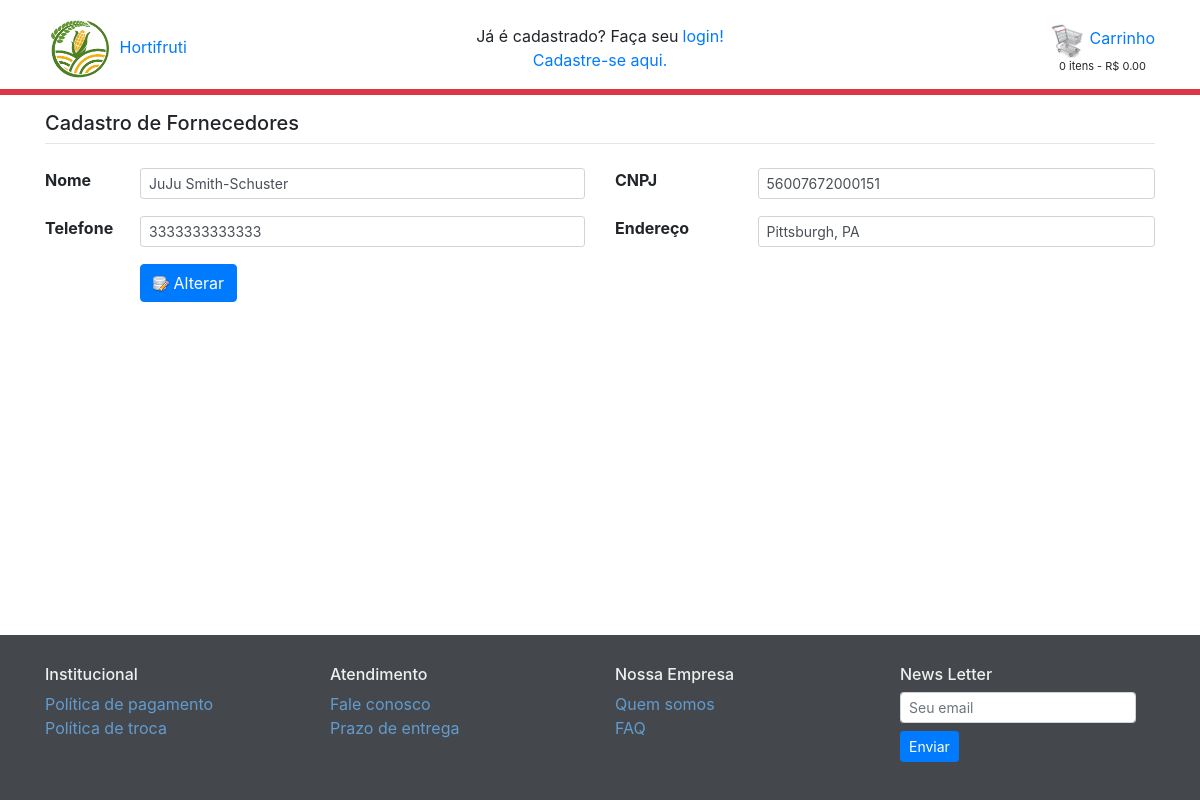
/fornecedor/edita_fornecedor/17, run on the app's committed database.
### fornecedor/models.py (models this page shows, shortened)
class Fornecedor(models.Model):
    cnpj = models.CharField(max_length=18, unique=True)
    nome = models.CharField(max_length=100)
    telefone = models.CharField(max_length=13, unique=True)
    endereco = models.CharField(max_length=120, unique=True)
    class Meta:
        db_table='fornecedor'
        verbose_name_plural = 'fornecedores'

### fornecedor/views.py (the view)
# urls.py: path('edita_fornecedor/<int:id>', views.edita_fornecedor, name='edita_fornecedor'),
def edita_fornecedor(request, id):
    fornecedor = get_object_or_404(Fornecedor, pk=id)
    fornecedor_form = FornecedorForm(instance=fornecedor)
    request.session['fornecedor_id'] = id
    return render(request, 'fornecedor/cadastra_fornecedor.html', {'form': fornecedor_form})

### carrinho/carrinho.py (called while the page is built)
    def get_preco_carrinho(self):
        return sum(Decimal(item['preco_total']) for item in self.carrinho.values())

    def get_quantidade_carrinho(self):
        return sum(item['quantidade'] for item in self.carrinho.values())

### carrinho/context_processors.py (called while the page is built)
def calcula_totais_carrinho(request):
    carrinho = Carrinho(request)
    quantidade = carrinho.get_quantidade_carrinho()
    preco_carrinho = carrinho.get_preco_carrinho()
    return {
        'quantidade': quantidade,
        'preco_carrinho': preco_carrinho
    }

### fornecedor/templates/fornecedor/cadastra_fornecedor.html (shortened to what this page needs)
{% extends 'base.html' %}
{% load static %}
{% block corpo %}
   <div class='mb-4'>
      <h5>Cadastro de Fornecedores</h5>
      <hr class='mt-0'>
   </div>
   <form action="{% url 'fornecedor:cadastra_fornecedor' %}" method="POST" class="pb-4"
         enctype="multipart/form-data" novalidate>
      <div class="row mb-xl-3">
         <div class="col-xl-6">
            <div class="row">
               <label for="id_nome" class="col-xl-2 font-weight-bold">Nome</label>
               <div class="col-xl-10">
                  {{ form.nome }}
               </div>
            </div>
         </div>
         <div class="col-xl-6">
            <div class="row">
               <label for="id_cnpj" class="col-xl-3 font-weight-bold">CNPJ</label>
               <div class="col-xl-9">
                  {{ form.cnpj }}
               </div>
            </div>
         </div>
      </div>
      <div class="row mb-xl-3">
         <div class="col-xl-6">
            <div class="row">
               <label for="id_telefone" class="col-xl-2 font-weight-bold">Telefone</label>
               <div class="col-xl-10">
                  {{ form.telefone }}
               </div>
            </div>
         </div>
         <div class="col-xl-6">
            <div class="row">
               <label for="id_endereco" class="col-xl-3 font-weight-bold">Endereço</label>
               <div class="col-xl-9">
                  {{ form.endereco }}
               </div>
            </div>
         </div>
      </div>
      <div class="row mb-5">
         <div class="col-xl-6">
            <div class="row">
               <div class="col-xl-10 offset-xl-2">
                  <button id="botao" type="submit" class="btn btn-primary">
                     {% if 'fornecedor_id' in request.session %}
                        <img src="{% static 'images/skin/database_edit.png' %}"> Alterar
                     {% else %}
                        <img src="{% static 'images/skin/database_add.png' %}"> Cadastrar
                     {% endif %}
                  </button>
               </div>
            </div>
         </div>
      </div>
   </form>
{% endblock %}

### static/css/base.css (style rules this page uses)
body { display: flex; min-height: 100vh; flex-direction: column; }
.barra { overflow-y: scroll; }

### data on the page
Fornecedor: nome "JuJu Smith-Schuster", cnpj "56007672000151", telefone "3333333333333", endereco "Pittsburgh, PA"

### other printed values
{{ quantidade }} "0"
{{ preco_carrinho | floatformat:2 | intcomma }} "0.00"
